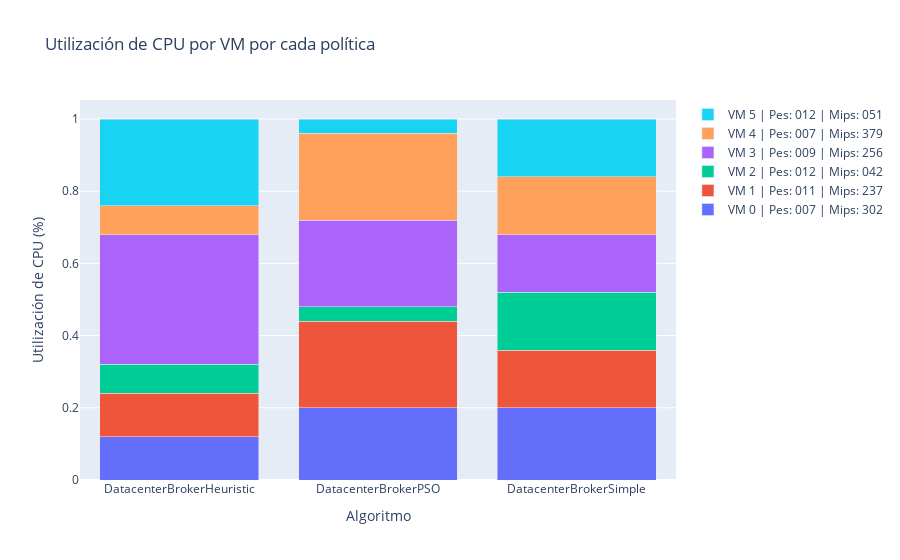

Notebook cell for this chart:
### Code cell
# Cargar y pivotear los datos
df_pivot = current_case_vms.pivot(index='Broker', columns='vm', values='vm_load').fillna(0)

task_counts = current_cloudlets.groupby(['Broker', 'vm']).size()
vm_color = 'blue'

# Crear el gráfico
fig = go.Figure()

for vm in df_pivot.columns:
    hover_data = []
    for broker in df_pivot.index:
        task_count = int(task_counts[broker][vm])
        task_count = task_count if task_count >= 0 else 0
        hover_data.append(f'VM {vm} (Tareas: {task_count})')
    
    vm_row = current_case_vms.loc[vm]
    lab = f"VM {vm} | Pes: {int(vm_row['Pes']):03d} | Mips: {int(vm_row['Mips']):03d}"
    fig.add_trace(go.Bar(
        x=df_pivot.index,
        y=df_pivot[vm],
        name=lab,
        hovertext=hover_data,
    ))

fig.update_layout(
    barmode='stack',
    xaxis_title='Algoritmo',
    yaxis_title='Utilización de CPU (%)',
    title='Utilización de CPU por VM por cada política'
)
fig.show()

### Figure 1 — Plotly figure (JSON) as saved in the notebook; plotly's stock layout.template omitted (floating-point values rounded to 4 significant figures)
{"data": [{"hovertext": ["VM 0 (Tareas: 3)", "VM 0 (Tareas: 5)", "VM 0 (Tareas: 5)"], "name": "VM 0 | Pes: 007 | Mips: 302", "type": "bar", "x": ["DatacenterBrokerHeuristic", "DatacenterBrokerPSO", "DatacenterBrokerSimple"], "y": [0.12, 0.2, 0.2]}, {"hovertext": ["VM 1 (Tareas: 3)", "VM 1 (Tareas: 6)", "VM 1 (Tareas: 4)"], "name": "VM 1 | Pes: 011 | Mips: 237", "type": "bar", "x": ["DatacenterBrokerHeuristic", "DatacenterBrokerPSO", "DatacenterBrokerSimple"], "y": [0.12, 0.24, 0.16]}, {"hovertext": ["VM 2 (Tareas: 2)", "VM 2 (Tareas: 1)", "VM 2 (Tareas: 4)"], "name": "VM 2 | Pes: 012 | Mips: 042", "type": "bar", "x": ["DatacenterBrokerHeuristic", "DatacenterBrokerPSO", "DatacenterBrokerSimple"], "y": [0.08, 0.04, 0.16]}, {"hovertext": ["VM 3 (Tareas: 9)", "VM 3 (Tareas: 6)", "VM 3 (Tareas: 4)"], "name": "VM 3 | Pes: 009 | Mips: 256", "type": "bar", "x": ["DatacenterBrokerHeuristic", "DatacenterBrokerPSO", "DatacenterBrokerSimple"], "y": [0.36, 0.24, 0.16]}, {"hovertext": ["VM 4 (Tareas: 2)", "VM 4 (Tareas: 6)", "VM 4 (Tareas: 4)"], "name": "VM 4 | Pes: 007 | Mips: 379", "type": "bar", "x": ["DatacenterBrokerHeuristic", "DatacenterBrokerPSO", "DatacenterBrokerSimple"], "y": [0.08, 0.24, 0.16]}, {"hovertext": ["VM 5 (Tareas: 6)", "VM 5 (Tareas: 1)", "VM 5 (Tareas: 4)"], "name": "VM 5 | Pes: 012 | Mips: 051", "type": "bar", "x": ["DatacenterBrokerHeuristic", "DatacenterBrokerPSO", "DatacenterBrokerSimple"], "y": [0.24, 0.04, 0.16]}], "layout": {"barmode": "stack", "title": {"text": "Utilización de CPU por VM por cada política"}, "xaxis": {"title": {"text": "Algoritmo"}}, "yaxis": {"title": {"text": "Utilización de CPU (%)"}}}}
